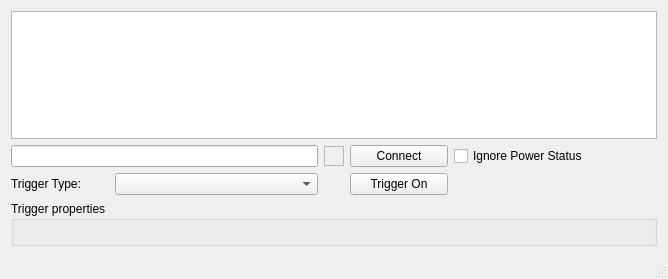
<?xml version="1.0" encoding="UTF-8"?>
<ui version="4.0">
 <class>MainWindow</class>
 <widget class="QMainWindow" name="MainWindow">
  <property name="geometry">
   <rect>
    <x>0</x>
    <y>0</y>
    <width>668</width>
    <height>279</height>
   </rect>
  </property>
  <property name="windowTitle">
   <string>MTL Trigger</string>
  </property>
  <widget class="QWidget" name="centralWidget">
   <layout class="QGridLayout" name="gridLayout" rowstretch="1,0,0,0,0,0,0,0,0,0,0,0,0,0,0,0" columnstretch="0,0,0,0,0,0,0,0">
    <item row="15" column="1" colspan="7">
     <widget class="QGroupBox" name="trigger_properties">
      <property name="title">
       <string>Trigger properties</string>
      </property>
      <layout class="QFormLayout" name="trigger_properties_layout"/>
     </widget>
    </item>
    <item row="10" column="6" colspan="2">
     <widget class="QCheckBox" name="ignorepowerstatus_chb">
      <property name="text">
       <string>Ignore Power Status</string>
      </property>
     </widget>
    </item>
    <item row="0" column="1" colspan="7">
     <widget class="QTableView" name="data_view">
      <property name="font">
       <font>
        <family>Arial</family>
        <pointsize>12</pointsize>
       </font>
      </property>
      <attribute name="horizontalHeaderHighlightSections">
       <bool>false</bool>
      </attribute>
      <attribute name="verticalHeaderVisible">
       <bool>false</bool>
      </attribute>
     </widget>
    </item>
    <item row="13" column="1">
     <widget class="QLabel" name="trigger_label">
      <property name="text">
       <string>Trigger Type:</string>
      </property>
     </widget>
    </item>
    <item row="10" column="5">
     <widget class="QPushButton" name="connect_btn">
      <property name="text">
       <string>Connect</string>
      </property>
     </widget>
    </item>
    <item row="10" column="4">
     <widget class="QFrame" name="state_frame">
      <property name="sizePolicy">
       <sizepolicy hsizetype="Minimum" vsizetype="Minimum">
        <horstretch>0</horstretch>
        <verstretch>0</verstretch>
       </sizepolicy>
      </property>
      <property name="minimumSize">
       <size>
        <width>20</width>
        <height>20</height>
       </size>
      </property>
      <property name="maximumSize">
       <size>
        <width>20</width>
        <height>20</height>
       </size>
      </property>
      <property name="frameShape">
       <enum>QFrame::StyledPanel</enum>
      </property>
      <property name="frameShadow">
       <enum>QFrame::Raised</enum>
      </property>
     </widget>
    </item>
    <item row="10" column="1" colspan="3">
     <widget class="QLineEdit" name="station_le"/>
    </item>
    <item row="13" column="2" colspan="2">
     <widget class="QComboBox" name="trigger_type"/>
    </item>
    <item row="13" column="5">
     <widget class="QPushButton" name="trigger_switch">
      <property name="styleSheet">
       <string notr="true">QPushButton:checked { background-color: rgb(255, 0, 0); }</string>
      </property>
      <property name="text">
       <string>Trigger On</string>
      </property>
      <property name="checkable">
       <bool>true</bool>
      </property>
     </widget>
    </item>
   </layout>
  </widget>
  <widget class="QMenuBar" name="menuBar">
   <property name="geometry">
    <rect>
     <x>0</x>
     <y>0</y>
     <width>668</width>
     <height>21</height>
    </rect>
   </property>
  </widget>
  <widget class="QStatusBar" name="statusBar"/>
 </widget>
 <layoutdefault spacing="6" margin="11"/>
 <resources/>
 <connections/>
</ui>
